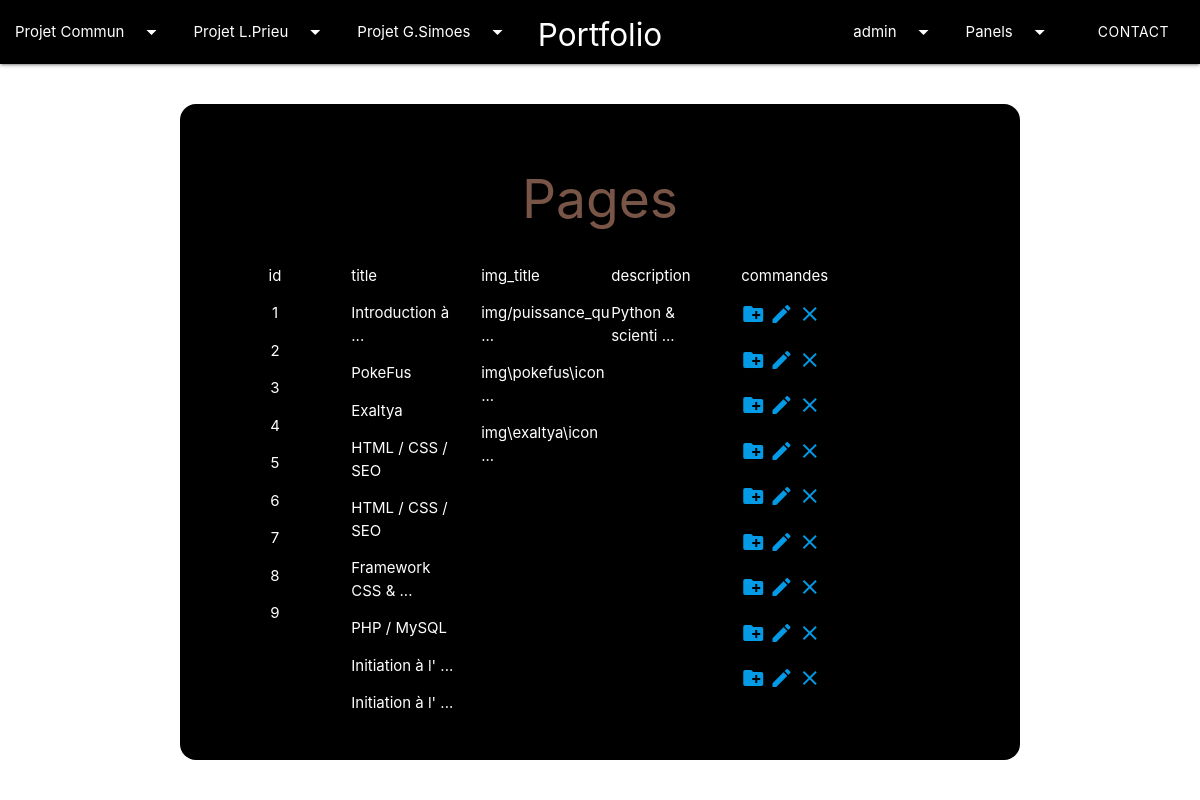
/panel.php?page=pages (signed in), run on the app's committed database.
### tables this page shows
CREATE TABLE IF NOT EXISTS `pages` (
  `id` int(11) NOT NULL AUTO_INCREMENT,
  `title` varchar(255) NOT NULL,
  `img_link` varchar(255) NOT NULL,
  `description` text NOT NULL,
  `subtitle` text NOT NULL,
  `type` varchar(255) NOT NULL,
  `id_type` int(11) NOT NULL,
  PRIMARY KEY (`id`)
);

### pages.php (called while the page is built, shortened)
<?php
require_once "config.php";
$requete1 = 'SELECT * FROM pages';
$resultat = $pdo->prepare($requete1);
$resultat->execute();
$resultatPages = $resultat->fetchAll(PDO::FETCH_ASSOC);
?>

### nbPage.php (called while the page is built)
<?php
require_once "config.php";
$requete1 = 'SELECT * FROM pages';
$resultat = $pdo->prepare($requete1);
$resultat->execute();
$resultatPagesId = $resultat->fetchAll(PDO::FETCH_ASSOC);
?>

### panel.php (the view, shortened to what this page needs)
<!DOCTYPE html>
<html lang="en" dir="ltr">
  <head>
    <link type="text/css" rel="stylesheet" href="css/materialize.css" media="screen,projection" />
    <link rel="stylesheet" href="css/style.css">
  </head>
  <body>
    <?php require_once 'navbar.php' ?>
    <?php require "user.php" ?>
    <?php require "pages.php" ?>
    <?php if (isset($_SESSION['user'])): ?>
      <?php if($_SESSION['user']['admin'] == 1):?>
        <div class="row container">
          <div class="col s12 m12 l12">
            <div class="panel row"style="margin-top:40px;">
              <?php if($_GET['page'] == "users"): ?>
                <h2 class="brown-text center nom">Users</h2>
                <?php
                $fin = ' ...';
                $lg_max = 20;
                 ?>
                <div class="col center s12 m6 l2">
                  <p>ID</p>
                  <?php
                  foreach($resultatUsers as $key => $resultatUser){
                    echo "<p>".$resultatUser['id']."</p>";
                  }?>
                </div>
                <div class="col s12 m6 l2">
                  <p>Login</p>
                  <?php
                  foreach($resultatUsers as $key => $resultatUser){
                    if (strlen($resultatUser['login'])>$lg_max)
                    {
                      $resultatUser['login']=substr($resultatUser['login'], 0, $lg_max-strlen($fin)).$fin;
                    }
                    echo "<p>".$resultatUser['login']."</p>";
                  }
                  ?>
                </div>
                <div class="col s12 m6 l2">
                  <p>Email</p>
                  <?php
                  foreach($resultatUsers as $key => $resultatUser){
                    if (strlen($resultatUser['email'])>$lg_max)
                    {
                      $resultatUser['email']=substr($resultatUser['email'], 0, $lg_max-strlen($fin)).$fin;
                    }
                    echo "<p>".$resultatUser['email']."</p>";
                  }
                  ?>
                </div>
                <div class="col s12 m6 l2">
                  <p>Mot de passe</p>
                  <?php
                  foreach($resultatUsers as $key => $resultatUser){
                    if (strlen($resultatUser['password'])>$lg_max)
                    {
                      $resultatUser['password']=substr($resultatUser['password'], 0, $lg_max-strlen($fin)).$fin;
                    }
                    echo "<p>".$resultatUser['password']."</p>";
                  }
                  ?>
                </div>
                <div class="col center s12 m6 l2">
                  <p>Admin</p>
                  <?php
                  foreach($resultatUsers as $key => $resultatUser){
                    echo "<p>".$resultatUser['admin']."</p>";
                  }?>
                </div>
                <div class="col s12 m6 l2">
                  <p>Commandes</p>
                  <?php foreach ($resultatUsers as $key => $resultatUser) { ?>
                    <p>
                      <a class="modal-trigger" id="add-users" href="#"><i class="material-icons">create_new_folder</i></a>
                      <div id='add-user' class="modal">
                        <div class="modal-content">
                          <h4>Enregister un nouveau compte</h4>
                            <div class="row">
                              <form method="post" action="add_user.php">
                                <div class="row">
                                  <div class="input-field col s6">
                                    <input id="email" type="email" name="email" class="validate">
                                    <label for="email">Adresse email</label>
                                  </div>
                                  <div class="input-field col s6">
                                    <input id="login" type="text" class="validate" name="login">
                                    <label for="login">Login</label>
                                  </div>
                                </div>
                                  <div class="input-field col s6">
                                    <input id="mdp" type="password" class="validate" name="password">
                                    <label for="mdp">Mot de passe</label>
                                  </div>
                                  <div class="input-field col s6">
                                    <select id='choose_admin' name="admin">
                                      <option id="admin" value="1">Oui</option>
                                      <option id="admin" value="0" selected>Non</option>
                                    </select>
                                    <label for='choose_admin'>Admin</label>
                                  </div>
                              </div>
                            </div>
                            <div class="modal-footer">
                              <input type='submit' class="btn connect" value="Créer le nouveau compte"/>
                            </div>
                          </form>
                      </div>
                      <a class="modal-trigger" id="change-users" data-target="<?php echo 'change-user'.$resultatUser["id"].'' ?>" href="#"><i class="material-icons">edit</i></a>
                      <div id="<?php echo 'change-user'.$resultatUser["id"].'' ?>" class="modal">
                        <div class="modal-content">
                          <h4>Modifier un compte</h4>
                            <div class="row">
                              <form method="post" action="change_user.php">
                                <div class="row">
                                  <div class="input-field col s3">
                                    <input id="login" name="login" class="validate" type="text" value="<?php echo $resultatUser['login'] ?>">
                                    <label for="login">login de l'utilisateur</label>
                                  </div>
                                  <div class="input-field col s3">
                                    <input id="email" type="email" class="validate" name="email" value="<?php echo $resultatUser['email'] ?>">
                                    <label for="email">email</label>
                                  </div>
                                  <div class="input-field col s3">
                                    <input id="password" type="password" class="validate" name="password" value="<?php echo $resultatUser['password']?>">
                                    <label for="password">mot de passe</label>
                                  </div>
                                  <div class="input-field col s3">
                                    <?php if($resultatUser['admin']== 1):?>
                                      <select id='choose_admin' name="admin">
                                        <option id="admin" value="1" selected>Oui</option>
                                        <option id="admin" value="0">Non</option>
                                      </select>
                                      <label for='choose_admin'>Admin</label>
                                    <?php else: ?>
                                      <select id='choose_admin' name="admin">
                                        <option id="admin" value="1">Oui</option>
                                        <option id="admin" value="0" selected>Non</option>
                                      </select>
                                      <label for='choose_admin'>Admin</label>
                                    <?php endif ?>
                                  </div>
                                  <div class="input-field col s12">
                                    <input readonly="readonly" value="<?php echo $resultatUser['id'] ?>" id="id-user" type="text" class="validate" name="id" >
                                    <label for="id">id de l'utilisateur</label>
                                  </div>
                                </div>
                              </div>
                            </div>
                            <div class="modal-footer">
                              <input type='submit' class="btn connect" value="Valider le changement"/>
                            </div>
                          </form>
                      </div>
                      <a class="modal-trigger" id="remove-users" data-target="<?php echo 'delete-user'.$resultatUser["id"].'' ?>" href="#"><i class="material-icons">close</i></a>
                      <div id="<?php echo 'delete-user'.$resultatUser["id"].'' ?>" class="modal">
                        <div class="modal-content">
                          <h4>Supprimer un compte</h4>
                            <div class="row">
                              <form method="post" action="remove_user.php">
                                  <p>Vous allez supprimer le compte avec les information suivante (la manipulation est définitive)</p>
                                  <div class="input-field col s3">
                                    <input readonly="readonly" id="login" name="login" class="validate" type="text" value="<?php echo $resultatUser['login'] ?>">
                                    <label for="login">login de l'utilisateur</label>
                                  </div>
                                  <div class="input-field col s3">
                                    <input readonly="readonly" id="email" type="email" class="validate" name="email" value="<?php echo $resultatUser['email'] ?>">
                                    <label for="email">email</label>
                                  </div>
                                  <div class="input-field col s3">
                                    <input readonly="readonly" id="password" type="password" class="validate" name="password" value="<?php echo $resultatUser['password'] ?>">
                                    <label for="password">mot de passe</label>
                                  </div>
                                  <div class="input-field col s3">
                                    <?php if($resultatUser['admin']== 1):?>
                                      <select readonly="readonly" id='choose_admin'>
                                        <option id="admin" name="admin" readonly="readonly" value="1" selected>Oui</option>
                                        <option id="admin" name="admin" readonly="readonly" value="0">Non</option>
                                      </select>
                                      <label for='choose_admin'>Admin</label>
                                    <?php else: ?>
                                      <select readonly="readonly" id='choose_admin'>
                                        <option id="admin" name="admin" readonly="readonly" value="1">Oui</option>
                                        <option id="admin" name="admin" readonly="readonly" value="0" selected>Non</option>
                                      </select>
                                      <label for='choose_admin'>Admin</label>
                                    <?php endif ?>
                                  </div>
                                  <div class="input-field col s12">
                                    <input readonly="readonly" value="<?php echo $resultatUser['id'] ?>" id="id-user" type="text" class="validate" name="id-user" >
                                    <label for="id-user">id de l'utilisateur</label>
                                  </div>
                                </div>
                              </div>
                            <div class="modal-footer">
                              <input type='submit' class="btn connect" value="Valider la suppresion"/>
                            </div>
                          </form>
                      </div>
                    </p>
                  <?php } ?>
                </div>
              <?php elseif ($_GET["page"] == "pages") :?>
                <h2 class="brown-text center nom">Pages</h2>
                <?php
                $fin = ' ...';
                $lg_max = 20;
                 ?>
                <div class="col center s12 m6 l2">
                  <p>id</p>
                  <?php
                  foreach($resultatPages as $key => $resultatPage){
                    echo "<p>".$resultatPage['id']."</p>";
                  }?>
                </div>
                <div class="col s12 m6 l2">
                  <p>title</p>
                  <?php
                  foreach($resultatPages as $key => $resultatPage){
                    if (strlen($resultatPage['title'])>$lg_max)
                    {
                      $resultatPage['title']=substr($resultatPage['title'], 0, $lg_max-strlen($fin)).$fin;
                    }
                    echo "<p>".$resultatPage['title']."<br></p>";
                  }
                  ?>
                </div>
                <div class="col s12 m6 l2">
                  <p>img_title</p>
                  <?php
                  foreach($resultatPages as $key => $resultatPage){
                    if (strlen($resultatPage['img_link'])>$lg_max)
                    {
                      $resultatPage['img_link']=substr($resultatPage['img_link'], 0, $lg_max-strlen($fin)).$fin;
                    }
                    echo "<p>".$resultatPage['img_link']."</p>";
                  }
                  ?>
                </div>
                <div class="col s12 m6 l2">
                  <p>description</p>
                  <?php
                  foreach($resultatPages as $key => $resultatPage){
                    if (strlen($resultatPage['description'])>$lg_max)
                    {
                      $resultatPage['description']=substr($resultatPage['description'], 0, $lg_max-strlen($fin)).$fin;
                    }
                    echo "<p>".$resultatPage['description']."</p>";
                  }
                  ?>
                </div>
                <div class="col s12 m6 l2">
                  <p>commandes</p>
                  <?php foreach ($resultatPages as $key => $resultatPage) {
                    echo '<p>
                      <a class="modal-trigger" id="add-pages" data-target="add-page'.$resultatPage["id"].'" href="#"><i class="material-icons">create_new_folder</i></a>
                      <a class="modal-trigger" id="change-pages" data-target="change-page'.$resultatPage["id"].'" href="#"><i class="material-icons">edit</i></a>
                      <a class="modal-trigger" id="delete-pages" data-target="delete-page'.$resultatPage["id"].'" href="#"><i class="material-icons">close</i></a>
                    </p>' ?>
                    <?php } ?>
                  </div>
                <?php endif ?>
              </div>
            </div>
          </div>
      <?php endif ?>
    <?php endif ?>
  </body>
</html>

### css/style.css (style rules this page uses)
body { background-image: url('../img/portfolio.jpg'); background-position: center center; background-attachment: fixed; background-repeat: no-repeat; background-size: cover; }
.panel { background: black; color: white; border-radius: 16px; padding: 2em; margin-bottom: 20px; }

### data on the page
pages: id "1", title "Introduction à ...", img_link "img/puissance_qu ...", description "Python & scienti ..."
pages: id "2", title "PokeFus", img_link "img\\pokefus\\icon ..."
pages: id "3", title "Exaltya", img_link "img\\exaltya\\icon ..."
pages: id "4", title "HTML / CSS / SEO"
pages: id "5", title "HTML / CSS / SEO"
pages: id "6", title "Framework CSS & ..."
pages: id "7", title "PHP / MySQL"
pages: id "8", title "Initiation à l' ..."
pages: id "9", title "Initiation à l' ..."

### other printed values
$_SESSION['user']['login'] "admin"
